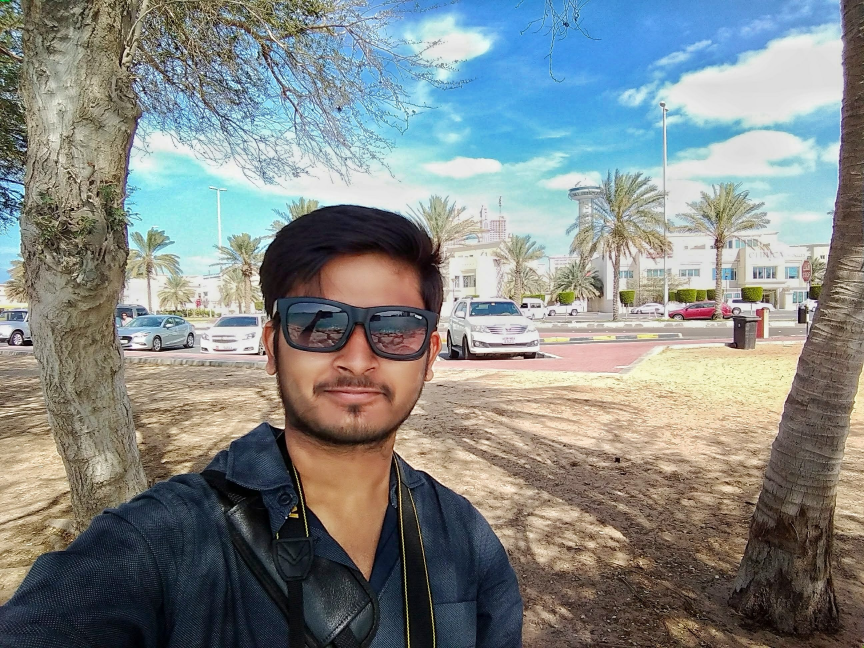
#> input picture ashu2.jpeg, 2592 x 1944 px (shown at 1/3 size)
$ python operations.py
#> lines starting #> are read from the running program, lines starting #| are printed output that depends on the picture; after the words box and inside, x2 and y2 are one past the last pixel; in counts of white or black regions, pixels touching at a corner belong together
import numpy as np
import matplotlib.pyplot as plt
import cv2

img = cv2.imread('ashu2.jpeg',cv2.IMREAD_COLOR)
#> img is the input picture: shape (1944, 2592, 3); mean B, G, R 134.4, 136.8, 131.9
img = cv2.resize(img,(350,350))
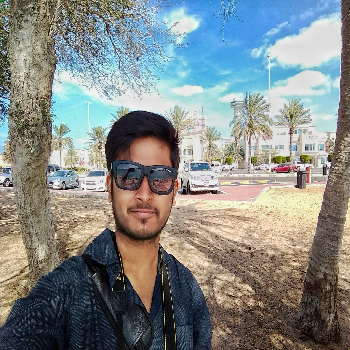
#> img: shape (350, 350, 3); mean B, G, R 134.4, 136.7, 131.8

print(img.shape)
#| (350, 350, 3)

img[50,50] = [0,0,0]
#> img: shape (350, 350, 3); under 0.01% of pixels changed, all inside (x1, y1, x2, y2) = (50, 50, 51, 51)


# Region Of Interest ROI
img[100:150,100:150] = [255,255,255]
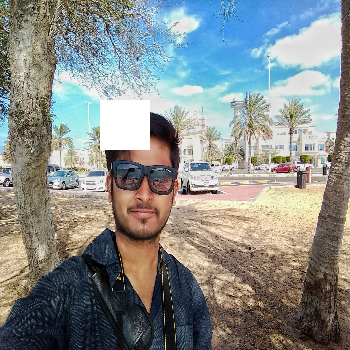
#> img: shape (350, 350, 3); mean B, G, R 137.2, 139.6, 134.8

face = img[100:200,100:200]
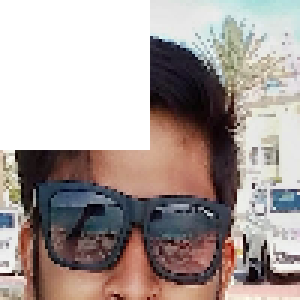
#> face: shape (100, 100, 3) (shown 3 times larger); mean B, G, R 154.5, 158.1, 169.3
print(face.shape)
#| (100, 100, 3)

img[200:300,200:300] = face
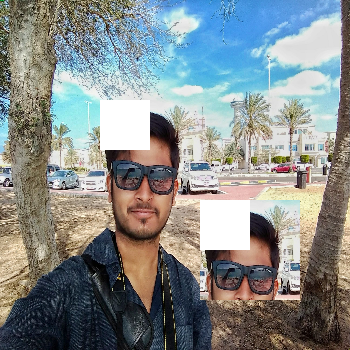
#> img: shape (350, 350, 3); 8.16% of pixels changed, all inside (x1, y1, x2, y2) = (200, 200, 300, 300)

cv2.imshow('image',img)

cv2.waitKey(0)

cv2.destroyAllWindows()

$ run again, with goalkeeper.jpg copied over ashu2.jpeg
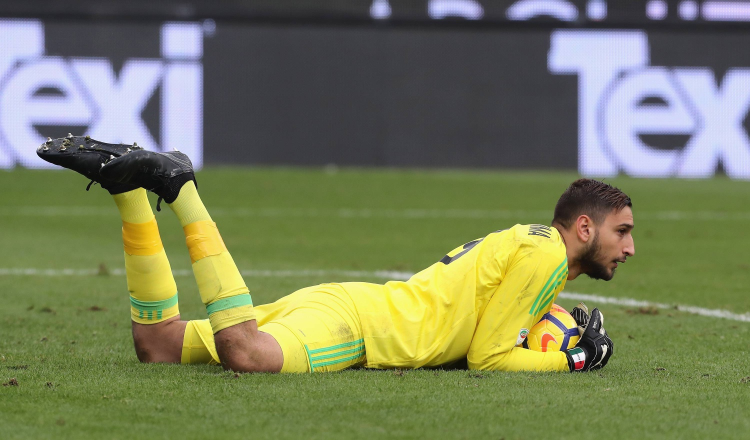
#> input picture goalkeeper.jpg, 1500 x 880 px (shown at 1/2 size)
#> img is the input picture: shape (880, 1500, 3); mean B, G, R 91.4, 127.5, 121
#| (350, 350, 3)
#> `face = img[100:200,100:200]`:
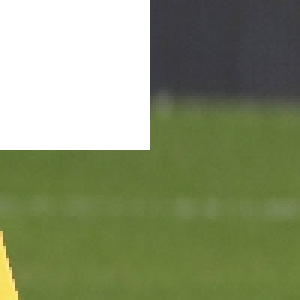
#> face: shape (100, 100, 3) (shown 3 times larger); mean B, G, R 110.2, 146.2, 135.3
#| (100, 100, 3)
#> `img[200:300,200:300] = face`:
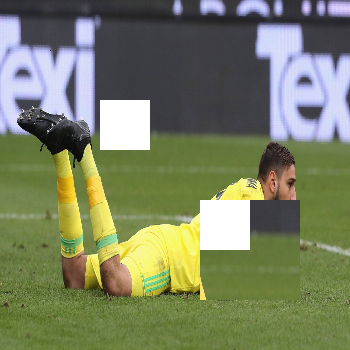
#> img: shape (350, 350, 3); mean B, G, R 98.6, 129.4, 121.7
